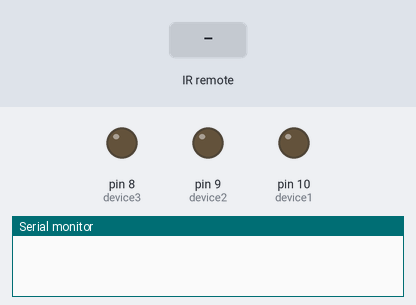
Simulated run of this sketch. Board: Arduino Uno, built with avr-gcc and run on an emulated ATmega328P. Parts: output pins drawn as LEDs (lit = HIGH), the last lines printed to the serial monitor. The test bench sets the inputs (shaded band).

Above: at 1.2 s.
1.3 s: infrared code 0xFFA05F received
At 1.7 s:
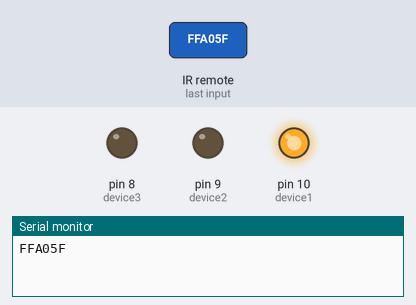
2.8 s: infrared code 0xFD00FF received
At 4.0 s:
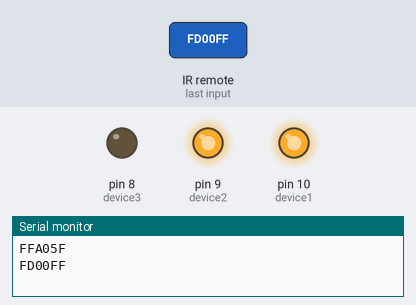
4.3 s: infrared code 0xFFBA1F received
At 5.2 s:
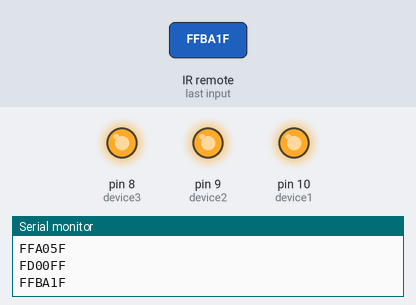
5.8 s: infrared code 0xFFA05F received
At 6.3 s:
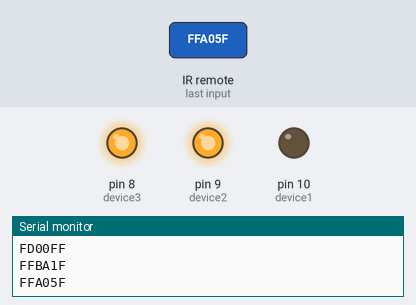
7.3 s: infrared code 0xFD00FF received
At 8.7 s:
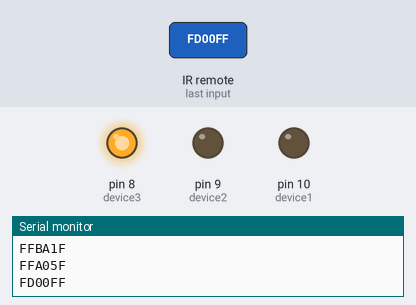
Timing chart, 0 to 9.8 s (numbered marks = the images above; inputs shaded):
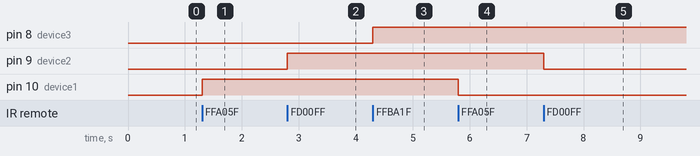

The sketch:

13.remote_controlled_devices.ino
```cpp
/*
Beginner kit for Arduino kit Tutorial Sample Code 14-2 (Remote control led/relays)
*/

#include <IRremote.h> //Include IRremote library
int RECV_PIN = 11;  //pin connected to receiver

int device1 = 10;  //pin connected to device1
int device2 = 9;
int device3 = 8;
boolean device1State = LOW;  //device1State to store the state of device
boolean device2State = LOW;
boolean device3State = LOW;

IRrecv irrecv(RECV_PIN); //define RECV_PIN as infrared receiver
decode_results results;  //define variable results to save the result of infrared receiver

unsigned long Value1 = 0xFFA05F;  //change this value to your remote button value
unsigned long Value2 = 0xFD00FF;
unsigned long Value3 = 0xFFBA1F;

void setup() {
  // put your setup code here, to run once:
  Serial.begin(9600);
  irrecv.enableIRIn();  //Start the IR receiver
  pinMode(device1, OUTPUT);  //define device1 as output signal
  pinMode(device2, OUTPUT);
  pinMode(device3, OUTPUT);
}

void loop() {
  // put your main code here, to run repeatedly:
  if (irrecv.decode(&results)) {
    Serial.println(results.value, HEX);  //Display button value on Serial Monitor in hexadecimal format

    //Once receive code from button, the state of the device is changed from HIGH to LOW or from LOW to HIGH
    if (results.value == Value1) {  //if remove code matches value1
      device1State = !device1State;  //reverse
      digitalWrite(device1, device1State);  //Change the state of device one
      }

      if (results.value == Value2) {
        device2State = !device2State;
        digitalWrite(device2, device2State);
        }

        if (results.value == Value3) {
          device3State = !device3State;
          digitalWrite(device3, device3State);
          }

    irrecv.resume();  //Receive the next value

    }
}
```

Measured:
- after the input at 1.3 s, pin 10 (device1): LOW → HIGH at once
- after the input at 2.8 s, pin 9 (device2): LOW → HIGH at once
- after the input at 4.3 s, pin 8 (device3): LOW → HIGH at once
- after the input at 5.8 s, pin 10 (device1): HIGH → LOW at once
- after the input at 7.3 s, pin 9 (device2): HIGH → LOW at once
